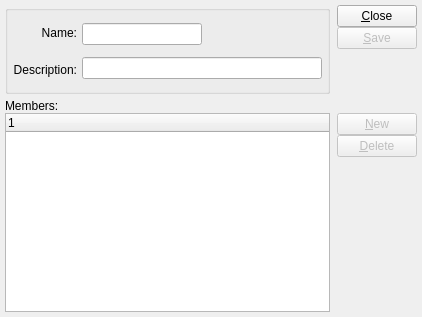
<?xml version="1.0" encoding="UTF-8"?>
<ui version="4.0">
 <comment>This file is part of the xTuple ERP: PostBooks Edition, a free and
open source Enterprise Resource Planning software suite,
Copyright (c) 1999-2018 by OpenMFG LLC, d/b/a xTuple.
It is licensed to you under the Common Public Attribution License
version 1.0, the full text of which (including xTuple-specific Exhibits)
is available at www.xtuple.com/CPAL.  By using this software, you agree
to be bound by its terms.</comment>
 <class>crmGroup</class>
 <widget class="QDialog" name="crmGroup">
  <property name="geometry">
   <rect>
    <x>0</x>
    <y>0</y>
    <width>422</width>
    <height>317</height>
   </rect>
  </property>
  <property name="windowTitle">
   <string>Group</string>
  </property>
  <layout class="QVBoxLayout">
   <property name="spacing">
    <number>5</number>
   </property>
   <property name="margin">
    <number>5</number>
   </property>
   <item>
    <layout class="QHBoxLayout">
     <property name="spacing">
      <number>7</number>
     </property>
     <property name="margin">
      <number>0</number>
     </property>
     <item>
      <widget class="QGroupBox" name="GroupBox1">
       <property name="title">
        <string/>
       </property>
       <layout class="QHBoxLayout">
        <property name="spacing">
         <number>7</number>
        </property>
       <property name="margin">
        <number>5</number>
       </property>
        <item>
         <layout class="QHBoxLayout">
          <property name="spacing">
           <number>5</number>
          </property>
          <property name="margin">
           <number>0</number>
          </property>
          <item>
           <layout class="QVBoxLayout">
            <property name="spacing">
             <number>5</number>
            </property>
            <property name="margin">
             <number>0</number>
            </property>
            <item>
             <widget class="QLabel" name="_nameLit">
              <property name="text">
               <string>Name:</string>
              </property>
              <property name="alignment">
               <set>Qt::AlignRight|Qt::AlignTrailing|Qt::AlignVCenter</set>
              </property>
             </widget>
            </item>
            <item>
             <widget class="QLabel" name="_descripLit">
              <property name="text">
               <string>Description:</string>
              </property>
              <property name="alignment">
               <set>Qt::AlignRight|Qt::AlignTrailing|Qt::AlignVCenter</set>
              </property>
             </widget>
            </item>
           </layout>
          </item>
          <item>
           <layout class="QVBoxLayout">
            <property name="spacing">
             <number>5</number>
            </property>
            <property name="margin">
            <number>0</number>
            </property>
            <item>
             <layout class="QHBoxLayout">
              <property name="spacing">
               <number>0</number>
              </property>
              <property name="margin">
               <number>0</number>
              </property>
              <item>
               <widget class="XLineEdit" name="_name"/>
              </item>
              <item>
               <spacer>
                <property name="orientation">
                 <enum>Qt::Horizontal</enum>
                </property>
                <property name="sizeType">
                 <enum>QSizePolicy::Expanding</enum>
                </property>
                <property name="sizeHint" stdset="0">
                 <size>
                  <width>20</width>
                  <height>20</height>
                 </size>
                </property>
               </spacer>
              </item>
             </layout>
            </item>
            <item>
             <widget class="XLineEdit" name="_descrip"/>
            </item>
           </layout>
          </item>
         </layout>
        </item>
       </layout>
      </widget>
     </item>
     <item>
      <layout class="QVBoxLayout">
       <property name="spacing">
        <number>0</number>
       </property>
       <property name="margin">
        <number>0</number>
       </property>

       <item>
        <widget class="QPushButton" name="_close">
         <property name="text">
          <string>&amp;Close</string>
         </property>
        </widget>
       </item>
       <item>
        <widget class="QPushButton" name="_save">
         <property name="text">
          <string>&amp;Save</string>
         </property>
         <property name="autoDefault">
          <bool>true</bool>
         </property>
         <property name="default">
          <bool>true</bool>
         </property>
         <property name="enabled">
          <bool>false</bool>
         </property>
        </widget>
       </item>
       <item>
        <spacer>
         <property name="orientation">
          <enum>Qt::Vertical</enum>
         </property>
         <property name="sizeType">
          <enum>QSizePolicy::Preferred</enum>
         </property>
         <property name="sizeHint" stdset="0">
          <size>
           <width>20</width>
           <height>45</height>
          </size>
         </property>
        </spacer>
       </item>
      </layout>
     </item>
    </layout>
   </item>
   <item>
    <layout class="QVBoxLayout">
     <property name="spacing">
      <number>0</number>
     </property>
     <property name="margin">
      <number>0</number>
     </property>

     <item>
      <widget class="QLabel" name="_memberLit">
       <property name="text">
        <string>Members:</string>
       </property>
      </widget>
     </item>
     <item>
      <layout class="QHBoxLayout">
       <property name="spacing">
        <number>7</number>
       </property>
       <property name="margin">
        <number>0</number>
       </property>
       <item>
        <widget class="XTreeWidget" name="_grpitem"/>
       </item>
       <item>
        <layout class="QVBoxLayout">
         <property name="spacing">
          <number>0</number>
         </property>
         <property name="margin">
          <number>0</number>
         </property>
         <item>
          <layout class="QVBoxLayout">
           <property name="spacing">
            <number>0</number>
           </property>
           <property name="margin">
            <number>0</number>
           </property>
           <item>
            <widget class="QPushButton" name="_new">
             <property name="text">
              <string>&amp;New</string>
             </property>
             <property name="enabled">
              <bool>false</bool>
             </property>
            </widget>
           </item>
           <item>
            <widget class="QPushButton" name="_delete">
             <property name="enabled">
              <bool>false</bool>
             </property>
             <property name="text">
              <string>&amp;Delete</string>
             </property>
            </widget>
           </item>
          </layout>
         </item>
         <item>
          <spacer>
           <property name="orientation">
            <enum>Qt::Vertical</enum>
           </property>
           <property name="sizeType">
            <enum>QSizePolicy::Expanding</enum>
           </property>
           <property name="sizeHint" stdset="0">
            <size>
             <width>20</width>
             <height>20</height>
            </size>
           </property>
          </spacer>
         </item>
        </layout>
       </item>
      </layout>
     </item>
    </layout>
   </item>
  </layout>
 </widget>
 <layoutdefault spacing="5" margin="5"/>
 <customwidgets>
  <customwidget>
   <class>XLineEdit</class>
   <extends>QLineEdit</extends>
   <header>xlineedit.h</header>
  </customwidget>
  <customwidget>
   <class>XTreeWidget</class>
   <extends>QTreeWidget</extends>
   <header>xtreewidget.h</header>
  </customwidget>
 </customwidgets>
 <tabstops>
  <tabstop>_name</tabstop>
  <tabstop>_descrip</tabstop>
  <tabstop>_grpitem</tabstop>
  <tabstop>_delete</tabstop>
  <tabstop>_new</tabstop>
  <tabstop>_close</tabstop>
 </tabstops>
 <resources/>
 <connections/>
</ui>
